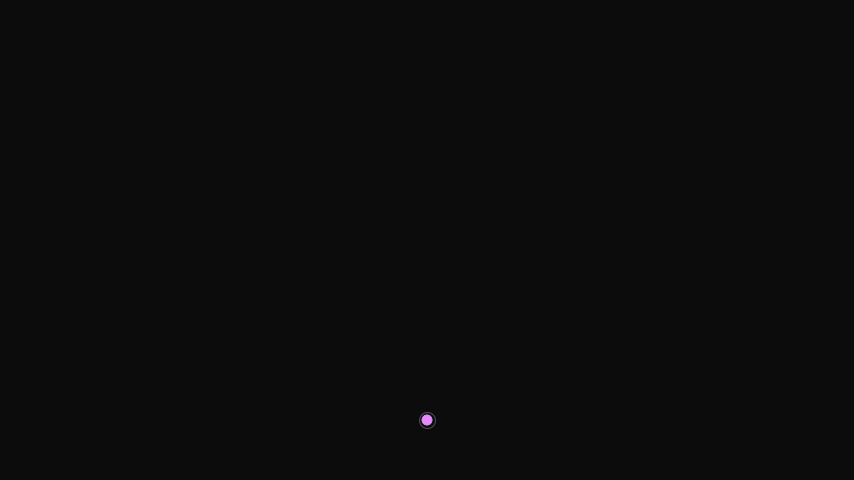
Frame 1 (no input)
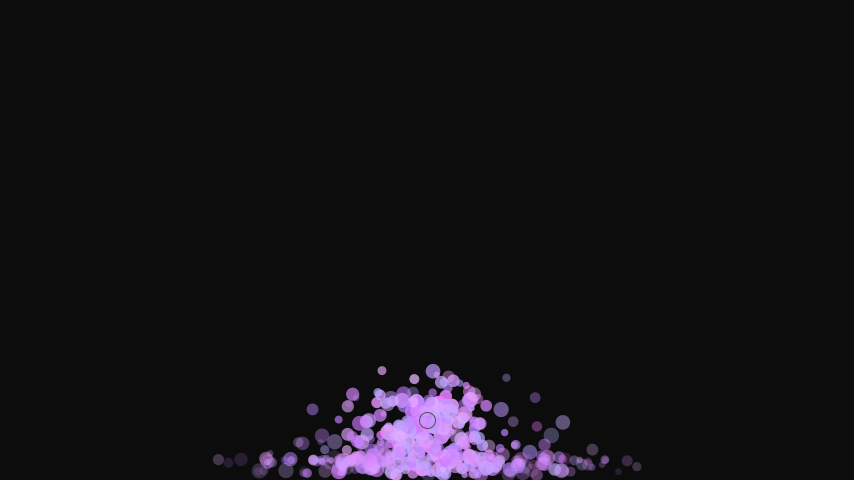
Frame 60 (the mouse pressed at the canvas centre just before this capture)
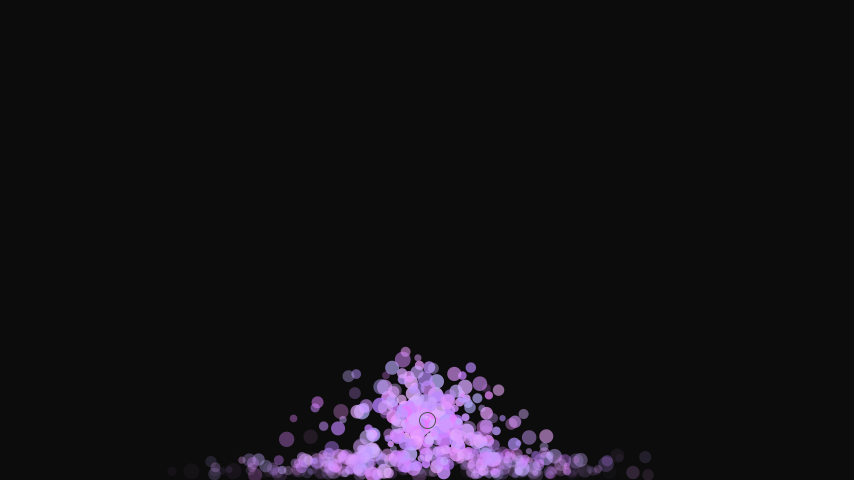
Frame 120 (the mouse held since frame 60 and released just before this capture)

The Processing sketch that drew these frames (run headless with seeded random() and noise(); from frame 60 on, the mouse is pressed at the canvas centre):

// Processing sketch: sketch_sample06
// ── sketch_sample06.pde
ArrayList<Particle> ps = new ArrayList<>();
PVector emitter;
int pm;

void setup() {
  size(854, 480);
  emitter = new PVector(width/2, height-60);
  pm = millis();
}

void draw() {
  float dt = (millis()-pm)/1000.0;
  pm = millis();
  background(12);
  // 毎フレーム数個ずつ放出
  for (int i=0; i<8; i++) ps.add(new Particle(emitter));
  // 更新＆描画（後ろから消す）
  for (int i=ps.size()-1; i>=0; i--) {
    Particle p = ps.get(i);
    p.update(dt);
    p.draw();
    if (p.dead()) ps.remove(i);
  }
  // エミッタの目印
  stroke(80);
  noFill();
  ellipse(emitter.x, emitter.y, 16, 16);
}

void mouseMoved() {
  emitter.set(mouseX, mouseY);
}

void keyPressed() {
  if(key == 's') save("sample06.png");
}

// ── Particle.pde
class Particle {
  PVector pos, vel;
  float life;
  color col;
  float r;
  
  Particle(PVector origin) {
    pos = origin.copy();
    vel = PVector.random2D().mult(random(80, 240)); // px/秒
    life = 1.0;                   // 1.0→0.0 で減衰
    r = random(3, 8);
    col = color(random(180, 240), random(120, 180), 255);
  }
  
  void update(float dt) {
    // 重力＋減衰
    vel.y += 400*dt;
    pos.add(PVector.mult(vel, dt));
    life -= 0.8*dt;               // 約1.25秒で消える
    
    if(pos.y > height - 5) {
      pos.y = height - 5;
      vel.y = -abs(vel.y) * 0.6;
      vel.mult(0.9);
    }
    vel.limit(600);
  }
  
  void draw() {
    float a = constrain(life, 0, 1);
    noStroke();
    fill(col, 255*a);
    ellipse(pos.x, pos.y, r*2, r*2);
  }
  boolean dead() {
    return life<=0;
  }
}
